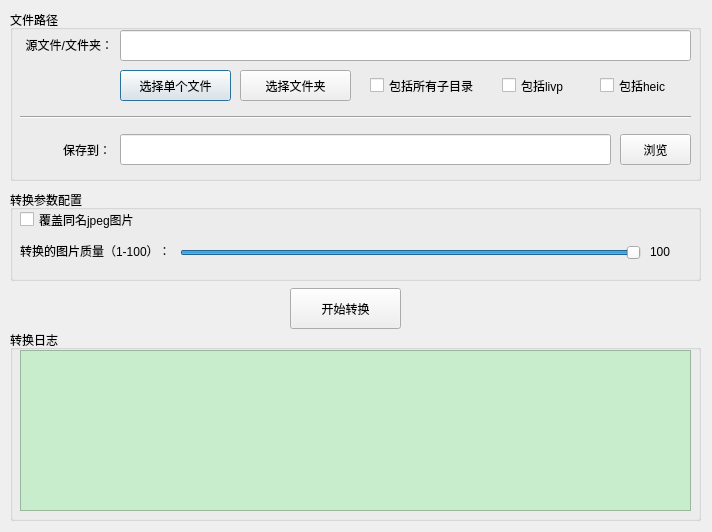
<?xml version="1.0" encoding="UTF-8"?>
<ui version="4.0">
 <class>Dialog</class>
 <widget class="QDialog" name="Dialog">
  <property name="geometry">
   <rect>
    <x>0</x>
    <y>0</y>
    <width>712</width>
    <height>532</height>
   </rect>
  </property>
  <property name="sizePolicy">
   <sizepolicy hsizetype="Fixed" vsizetype="Fixed">
    <horstretch>0</horstretch>
    <verstretch>0</verstretch>
   </sizepolicy>
  </property>
  <property name="windowTitle">
   <string>Dialog</string>
  </property>
  <widget class="QGroupBox" name="group_box_path">
   <property name="geometry">
    <rect>
     <x>10</x>
     <y>10</y>
     <width>691</width>
     <height>171</height>
    </rect>
   </property>
   <property name="title">
    <string>文件路径</string>
   </property>
   <widget class="QLineEdit" name="edt_source_path">
    <property name="geometry">
     <rect>
      <x>110</x>
      <y>20</y>
      <width>571</width>
      <height>31</height>
     </rect>
    </property>
   </widget>
   <widget class="QLabel" name="txt_source">
    <property name="geometry">
     <rect>
      <x>12</x>
      <y>19</y>
      <width>91</width>
      <height>31</height>
     </rect>
    </property>
    <property name="text">
     <string>源文件/文件夹：</string>
    </property>
    <property name="alignment">
     <set>Qt::AlignmentFlag::AlignRight|Qt::AlignmentFlag::AlignTrailing|Qt::AlignmentFlag::AlignVCenter</set>
    </property>
   </widget>
   <widget class="QPushButton" name="btn_select_file">
    <property name="geometry">
     <rect>
      <x>110</x>
      <y>60</y>
      <width>111</width>
      <height>31</height>
     </rect>
    </property>
    <property name="text">
     <string>选择单个文件</string>
    </property>
   </widget>
   <widget class="QPushButton" name="btn_select_folder">
    <property name="geometry">
     <rect>
      <x>230</x>
      <y>60</y>
      <width>111</width>
      <height>31</height>
     </rect>
    </property>
    <property name="text">
     <string>选择文件夹</string>
    </property>
   </widget>
   <widget class="QLabel" name="txt_dest">
    <property name="geometry">
     <rect>
      <x>10</x>
      <y>124</y>
      <width>91</width>
      <height>31</height>
     </rect>
    </property>
    <property name="layoutDirection">
     <enum>Qt::LayoutDirection::LeftToRight</enum>
    </property>
    <property name="text">
     <string>保存到：</string>
    </property>
    <property name="alignment">
     <set>Qt::AlignmentFlag::AlignRight|Qt::AlignmentFlag::AlignTrailing|Qt::AlignmentFlag::AlignVCenter</set>
    </property>
   </widget>
   <widget class="QLineEdit" name="edt_save_path">
    <property name="geometry">
     <rect>
      <x>110</x>
      <y>124</y>
      <width>491</width>
      <height>31</height>
     </rect>
    </property>
   </widget>
   <widget class="QPushButton" name="btn_save_browse">
    <property name="geometry">
     <rect>
      <x>610</x>
      <y>124</y>
      <width>71</width>
      <height>31</height>
     </rect>
    </property>
    <property name="text">
     <string>浏览</string>
    </property>
   </widget>
   <widget class="Line" name="line">
    <property name="geometry">
     <rect>
      <x>10</x>
      <y>97</y>
      <width>671</width>
      <height>20</height>
     </rect>
    </property>
    <property name="styleSheet">
     <string notr="true">color: rgb(220, 220, 220);
</string>
    </property>
    <property name="orientation">
     <enum>Qt::Orientation::Horizontal</enum>
    </property>
   </widget>
   <widget class="QCheckBox" name="chk_recursive_sub_dir">
    <property name="geometry">
     <rect>
      <x>360</x>
      <y>66</y>
      <width>111</width>
      <height>19</height>
     </rect>
    </property>
    <property name="text">
     <string>包括所有子目录</string>
    </property>
   </widget>
   <widget class="QCheckBox" name="chk_include_livp">
    <property name="geometry">
     <rect>
      <x>492</x>
      <y>66</y>
      <width>80</width>
      <height>19</height>
     </rect>
    </property>
    <property name="text">
     <string>包括livp</string>
    </property>
   </widget>
   <widget class="QCheckBox" name="chk_include_heic">
    <property name="geometry">
     <rect>
      <x>590</x>
      <y>66</y>
      <width>80</width>
      <height>19</height>
     </rect>
    </property>
    <property name="text">
     <string>包括heic</string>
    </property>
   </widget>
  </widget>
  <widget class="QGroupBox" name="group_box_log">
   <property name="geometry">
    <rect>
     <x>10</x>
     <y>330</y>
     <width>691</width>
     <height>191</height>
    </rect>
   </property>
   <property name="title">
    <string>转换日志</string>
   </property>
   <widget class="QPlainTextEdit" name="edt_log">
    <property name="geometry">
     <rect>
      <x>10</x>
      <y>20</y>
      <width>671</width>
      <height>161</height>
     </rect>
    </property>
    <property name="styleSheet">
     <string notr="true">background-color: rgb(199, 237, 204);</string>
    </property>
    <property name="readOnly">
     <bool>true</bool>
    </property>
   </widget>
  </widget>
  <widget class="QPushButton" name="btn_start_converter">
   <property name="geometry">
    <rect>
     <x>290</x>
     <y>288</y>
     <width>111</width>
     <height>41</height>
    </rect>
   </property>
   <property name="text">
    <string>开始转换</string>
   </property>
  </widget>
  <widget class="QGroupBox" name="group_box_convert_param">
   <property name="geometry">
    <rect>
     <x>10</x>
     <y>190</y>
     <width>691</width>
     <height>91</height>
    </rect>
   </property>
   <property name="title">
    <string>转换参数配置</string>
   </property>
   <widget class="QCheckBox" name="chk_overwrite_same_jpg">
    <property name="geometry">
     <rect>
      <x>10</x>
      <y>20</y>
      <width>231</width>
      <height>19</height>
     </rect>
    </property>
    <property name="text">
     <string>覆盖同名jpeg图片</string>
    </property>
   </widget>
   <widget class="QLabel" name="txt_img_quality_tip">
    <property name="geometry">
     <rect>
      <x>10</x>
      <y>53</y>
      <width>151</width>
      <height>16</height>
     </rect>
    </property>
    <property name="text">
     <string>转换的图片质量（1-100）：</string>
    </property>
   </widget>
   <widget class="QSlider" name="sld_image_quality">
    <property name="geometry">
     <rect>
      <x>170</x>
      <y>52</y>
      <width>461</width>
      <height>22</height>
     </rect>
    </property>
    <property name="minimum">
     <number>1</number>
    </property>
    <property name="maximum">
     <number>100</number>
    </property>
    <property name="sliderPosition">
     <number>100</number>
    </property>
    <property name="orientation">
     <enum>Qt::Orientation::Horizontal</enum>
    </property>
   </widget>
   <widget class="QLabel" name="txt_img_quality">
    <property name="geometry">
     <rect>
      <x>640</x>
      <y>54</y>
      <width>31</width>
      <height>16</height>
     </rect>
    </property>
    <property name="text">
     <string>100</string>
    </property>
   </widget>
  </widget>
 </widget>
 <resources/>
 <connections/>
</ui>
